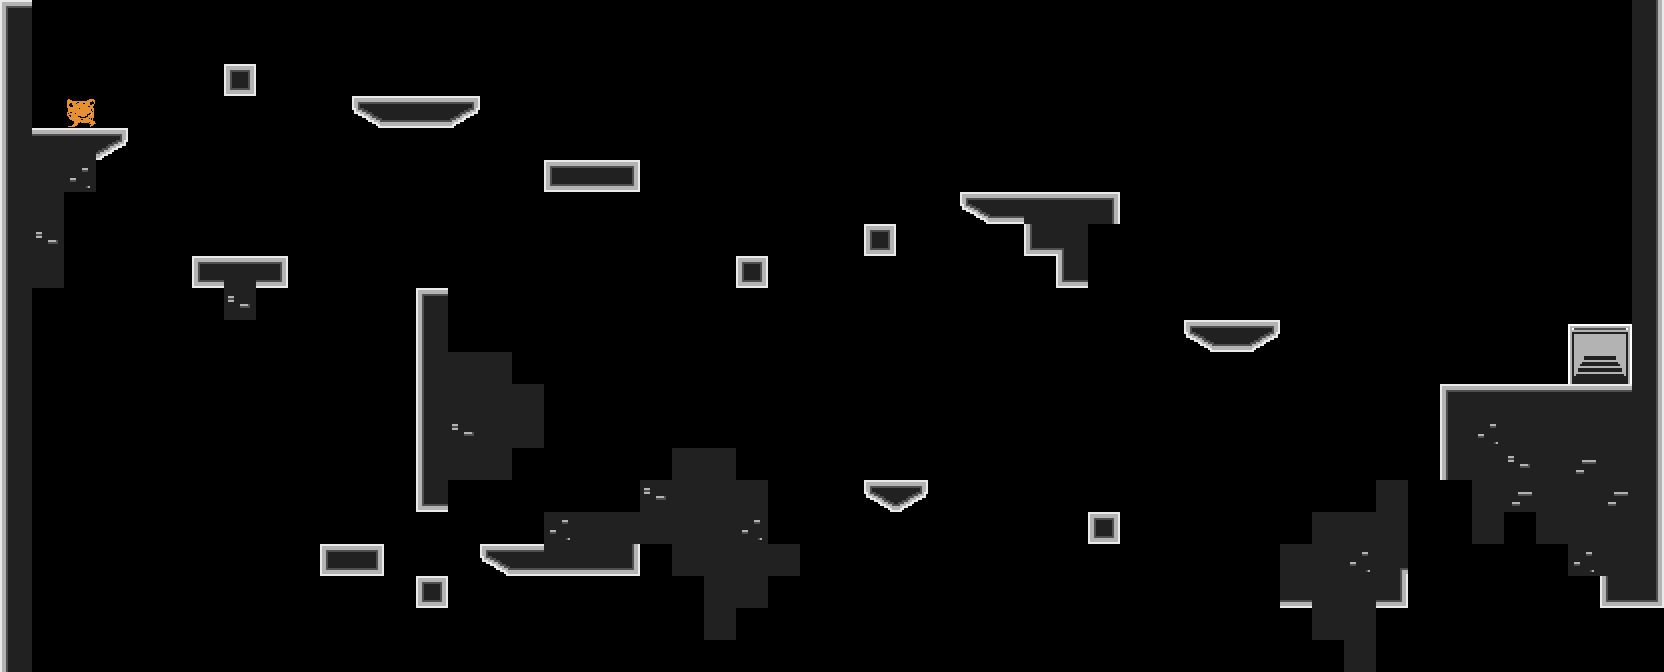

This is a level from a 2D game, rendered from its Tiled map with the project's own tilesets. A one-line summary and the complete map file follow:
An orthogonal 52x21 tile map with 32x32 px tiles, 1 tile layer (MAIN).

<map version="1.2" tiledversion="1.2.3" orientation="orthogonal" renderorder="left-down" width="52" height="21" tilewidth="32" tileheight="32" infinite="0" nextlayerid="3" nextobjectid="1">
 <tileset firstgid="1" source="../tilemap-main.tsx" />
 <layer id="2" name="MAIN" width="52" height="21">
  <data encoding="csv">
1,0,0,0,0,0,0,0,0,0,0,0,0,0,0,0,0,0,0,0,0,0,0,0,0,0,0,0,0,0,0,0,0,0,0,0,0,0,0,0,0,0,0,0,0,0,0,0,0,0,0,11,
9,0,0,0,0,0,0,0,0,0,0,0,0,0,0,0,0,0,0,0,0,0,0,0,0,0,0,0,0,0,0,0,0,0,0,0,0,0,0,0,0,0,0,0,0,0,0,0,0,0,0,11,
9,0,0,0,0,0,0,33,0,0,0,0,0,0,0,0,0,0,0,0,0,0,0,0,0,0,0,0,0,0,0,0,0,0,0,0,0,0,0,0,0,0,0,0,0,0,0,0,0,0,0,11,
9,0,8,0,0,0,0,0,0,0,0,6,26,26,7,0,0,0,0,0,0,0,0,0,0,0,0,0,0,0,0,0,0,0,0,0,0,0,0,0,0,0,0,0,0,0,0,0,0,0,0,11,
9,2,2,7,0,0,0,0,0,0,0,0,0,0,0,0,0,0,0,0,0,0,0,0,0,0,0,0,0,0,0,0,0,0,0,0,0,0,0,0,0,0,0,0,0,0,0,0,0,0,0,11,
9,10,36,0,0,0,0,0,0,0,0,0,0,0,0,0,0,25,26,27,0,0,0,0,0,0,0,0,0,0,0,0,0,0,0,0,0,0,0,0,0,0,0,0,0,0,0,0,0,0,0,11,
9,10,0,0,0,0,0,0,0,0,0,0,0,0,0,0,0,0,0,0,0,0,0,0,0,0,0,0,0,0,6,26,2,2,3,0,0,0,0,0,0,0,0,0,0,0,0,0,0,0,0,11,
9,35,0,0,0,0,0,0,0,0,0,0,0,0,0,0,0,0,0,0,0,0,0,0,0,0,0,33,0,0,0,0,17,21,0,0,0,0,0,0,0,0,0,0,0,0,0,0,0,0,0,11,
9,10,0,0,0,0,25,2,27,0,0,0,0,0,0,0,0,0,0,0,0,0,0,33,0,0,0,0,0,0,0,0,0,17,0,0,0,0,0,0,0,0,0,0,0,0,0,0,0,0,0,11,
9,0,0,0,0,0,0,35,0,0,0,0,0,1,0,0,0,0,0,0,0,0,0,0,0,0,0,0,0,0,0,0,0,0,0,0,0,0,0,0,0,0,0,0,0,0,0,0,0,0,0,11,
9,0,0,0,0,0,0,0,0,0,0,0,0,9,0,0,0,0,0,0,0,0,0,0,0,0,0,0,0,0,0,0,0,0,0,0,0,6,26,7,0,0,0,0,0,0,0,0,0,4,5,11,
9,0,0,0,0,0,0,0,0,0,0,0,0,9,10,10,0,0,0,0,0,0,0,0,0,0,0,0,0,0,0,0,0,0,0,0,0,0,0,0,0,0,0,0,0,0,0,0,0,12,13,11,
9,0,0,0,0,0,0,0,0,0,0,0,0,9,10,10,10,0,0,0,0,0,0,0,0,0,0,0,0,0,0,0,0,0,0,0,0,0,0,0,0,0,0,0,0,1,2,2,2,2,2,11,
9,0,0,0,0,0,0,0,0,0,0,0,0,9,35,10,10,0,0,0,0,0,0,0,0,0,0,0,0,0,0,0,0,0,0,0,0,0,0,0,0,0,0,0,0,9,36,10,10,10,10,11,
9,0,0,0,0,0,0,0,0,0,0,0,0,9,10,10,0,0,0,0,0,10,10,0,0,0,0,0,0,0,0,0,0,0,0,0,0,0,0,0,0,0,0,0,0,9,10,35,10,34,10,11,
9,0,0,0,0,0,0,0,0,0,0,0,0,17,0,0,0,0,0,0,35,10,10,10,0,0,0,6,7,0,0,0,0,0,0,0,0,0,0,0,0,0,0,10,0,0,10,34,10,10,34,11,
9,0,0,0,0,0,0,0,0,0,0,0,0,0,0,0,0,36,10,10,10,10,10,36,0,0,0,0,0,0,0,0,0,0,33,0,0,0,0,0,0,10,10,10,0,0,10,0,10,10,10,11,
9,0,0,0,0,0,0,0,0,0,25,27,0,0,0,6,26,18,18,19,0,10,10,10,10,0,0,0,0,0,0,0,0,0,0,0,0,0,0,0,10,10,36,20,0,0,0,0,0,36,10,11,
9,0,0,0,0,0,0,0,0,0,0,0,0,33,0,0,0,0,0,0,0,0,10,10,0,0,0,0,0,0,0,0,0,0,0,0,0,0,0,0,18,10,10,19,0,0,0,0,0,0,17,19,
9,0,0,0,0,0,0,0,0,0,0,0,0,0,0,0,0,0,0,0,0,0,10,0,0,0,0,0,0,0,0,0,0,0,0,0,0,0,0,0,0,10,10,0,0,0,0,0,0,0,0,0,
9,0,0,0,0,0,0,0,0,0,0,0,0,0,0,0,0,0,0,0,0,0,0,0,0,0,0,0,0,0,0,0,0,0,0,0,0,0,0,0,0,0,10,0,0,0,0,0,0,0,0,0
</data>
 </layer>
</map>
